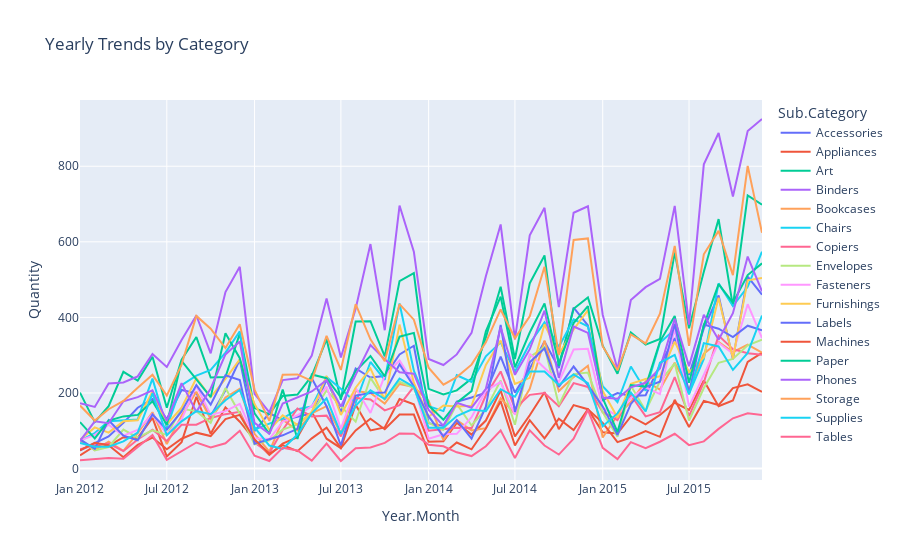

This figure's notebook cell:
### Markdown cell above
### Problem 2: Inventory Management
- Retailers that depend on seasonal shoppers have a particularly challenging job when it comes to inventory management. Your manager is making plans for next year's inventory.
- He wants you to answer the following questions:
    1. Is there any seasonal trend of inventory in the company?
    2. Is the seasonal trend the same for different categories?

- ***Hint:*** For each order, it has an attribute called `Quantity` that indicates the number of product in the order. If an order contains more than one product, there will be multiple observations of the same order.

### Code cell
orders['Order.Date'] = pd.to_datetime(orders['Order.Date'])
orders['Ship.Date'] = pd.to_datetime(orders['Ship.Date'])
orders['Year.Month'] = orders['Order.Date'].dt.strftime('%Y-%m')
yearly_trends = orders.groupby(['Year.Month','Sub.Category']).agg('sum')
yearly_trends = yearly_trends.reset_index()
fig = px.line(yearly_trends, x = 'Year.Month',
              y = 'Quantity',
              color='Sub.Category',
             title = 'Yearly Trends by Category')
fig.show()

### Figure 1 — Plotly figure (JSON) as saved in the notebook; plotly's stock layout.template omitted (floating-point values rounded to 4 significant figures)
{"data": [{"hovertemplate": "Sub.Category=Accessories<br>Year.Month=%{x}<br>Quantity=%{y}<extra></extra>", "legendgroup": "Accessories", "line": {"color": "#636efa", "dash": "solid"}, "marker": {"symbol": "circle"}, "mode": "lines", "name": "Accessories", "orientation": "v", "showlegend": true, "type": "scatter", "x": ["2012-01", "2012-02", "2012-03", "2012-04", "2012-05", "2012-06", "2012-07", "2012-08", "2012-09", "2012-10", "2012-11", "2012-12", "2013-01", "2013-02", "2013-03", "2013-04", "2013-05", "2013-06", "2013-07", "2013-08", "2013-09", "2013-10", "2013-11", "2013-12", "2014-01", "2014-02", "2014-03", "2014-04", "2014-05", "2014-06", "2014-07", "2014-08", "2014-09", "2014-10", "2014-11", "2014-12", "2015-01", "2015-02", "2015-03", "2015-04", "2015-05", "2015-06", "2015-07", "2015-08", "2015-09", "2015-10", "2015-11", "2015-12"], "xaxis": "x", "y": [48, 68, 85, 121, 161, 184, 131, 208, 199, 139, 207, 288, 99, 147, 128, 137, 146, 235, 150, 265, 241, 245, 302, 325, 120, 113, 177, 188, 201, 296, 201, 264, 336, 266, 426, 379, 181, 200, 192, 194, 274, 345, 248, 371, 458, 289, 508, 460], "yaxis": "y"}, {"hovertemplate": "Sub.Category=Appliances<br>Year.Month=%{x}<br>Quantity=%{y}<extra></extra>", "legendgroup": "Appliances", "line": {"color": "#EF553B", "dash": "solid"}, "marker": {"symbol": "circle"}, "mode": "lines", "name": "Appliances", "orientation": "v", "showlegend": true, "type": "scatter", "x": ["2012-01", "2012-02", "2012-03", "2012-04", "2012-05", "2012-06", "2012-07", "2012-08", "2012-09", "2012-10", "2012-11", "2012-12", "2013-01", "2013-02", "2013-03", "2013-04", "2013-05", "2013-06", "2013-07", "2013-08", "2013-09", "2013-10", "2013-11", "2013-12", "2014-01", "2014-02", "2014-03", "2014-04", "2014-05", "2014-06", "2014-07", "2014-08", "2014-09", "2014-10", "2014-11", "2014-12", "2015-01", "2015-02", "2015-03", "2015-04", "2015-05", "2015-06", "2015-07", "2015-08", "2015-09", "2015-10", "2015-11", "2015-12"], "xaxis": "x", "y": [35, 60, 60, 83, 81, 134, 32, 70, 190, 92, 162, 124, 76, 36, 66, 83, 150, 79, 54, 169, 101, 109, 184, 170, 71, 72, 121, 90, 127, 207, 85, 141, 202, 104, 168, 157, 96, 93, 138, 117, 142, 174, 155, 233, 165, 180, 282, 306], "yaxis": "y"}, {"hovertemplate": "Sub.Category=Art<br>Year.Month=%{x}<br>Quantity=%{y}<extra></extra>", "legendgroup": "Art", "line": {"color": "#00cc96", "dash": "solid"}, "marker": {"symbol": "circle"}, "mode": "lines", "name": "Art", "orientation": "v", "showlegend": true, "type": "scatter", "x": ["2012-01", "2012-02", "2012-03", "2012-04", "2012-05", "2012-06", "2012-07", "2012-08", "2012-09", "2012-10", "2012-11", "2012-12", "2013-01", "2013-02", "2013-03", "2013-04", "2013-05", "2013-06", "2013-07", "2013-08", "2013-09", "2013-10", "2013-11", "2013-12", "2014-01", "2014-02", "2014-03", "2014-04", "2014-05", "2014-06", "2014-07", "2014-08", "2014-09", "2014-10", "2014-11", "2014-12", "2015-01", "2015-02", "2015-03", "2015-04", "2015-05", "2015-06", "2015-07", "2015-08", "2015-09", "2015-10", "2015-11", "2015-12"], "xaxis": "x", "y": [201, 123, 165, 256, 233, 296, 161, 288, 348, 241, 242, 357, 160, 144, 192, 196, 245, 342, 182, 389, 390, 297, 496, 517, 211, 196, 207, 238, 347, 481, 290, 490, 564, 272, 423, 453, 325, 251, 360, 328, 343, 572, 371, 521, 660, 430, 723, 698], "yaxis": "y"}, {"hovertemplate": "Sub.Category=Binders<br>Year.Month=%{x}<br>Quantity=%{y}<extra></extra>", "legendgroup": "Binders", "line": {"color": "#ab63fa", "dash": "solid"}, "marker": {"symbol": "circle"}, "mode": "lines", "name": "Binders", "orientation": "v", "showlegend": true, "type": "scatter", "x": ["2012-01", "2012-02", "2012-03", "2012-04", "2012-05", "2012-06", "2012-07", "2012-08", "2012-09", "2012-10", "2012-11", "2012-12", "2013-01", "2013-02", "2013-03", "2013-04", "2013-05", "2013-06", "2013-07", "2013-08", "2013-09", "2013-10", "2013-11", "2013-12", "2014-01", "2014-02", "2014-03", "2014-04", "2014-05", "2014-06", "2014-07", "2014-08", "2014-09", "2014-10", "2014-11", "2014-12", "2015-01", "2015-02", "2015-03", "2015-04", "2015-05", "2015-06", "2015-07", "2015-08", "2015-09", "2015-10", "2015-11", "2015-12"], "xaxis": "x", "y": [173, 163, 225, 228, 244, 303, 269, 340, 405, 305, 467, 534, 198, 149, 234, 239, 299, 450, 294, 423, 594, 366, 696, 574, 290, 274, 302, 359, 509, 646, 342, 617, 690, 427, 677, 694, 407, 262, 446, 480, 502, 695, 381, 805, 888, 720, 893, 925], "yaxis": "y"}, {"hovertemplate": "Sub.Category=Bookcases<br>Year.Month=%{x}<br>Quantity=%{y}<extra></extra>", "legendgroup": "Bookcases", "line": {"color": "#FFA15A", "dash": "solid"}, "marker": {"symbol": "circle"}, "mode": "lines", "name": "Bookcases", "orientation": "v", "showlegend": true, "type": "scatter", "x": ["2012-01", "2012-02", "2012-03", "2012-04", "2012-05", "2012-06", "2012-07", "2012-08", "2012-09", "2012-10", "2012-11", "2012-12", "2013-01", "2013-02", "2013-03", "2013-04", "2013-05", "2013-06", "2013-07", "2013-08", "2013-09", "2013-10", "2013-11", "2013-12", "2014-01", "2014-02", "2014-03", "2014-04", "2014-05", "2014-06", "2014-07", "2014-08", "2014-09", "2014-10", "2014-11", "2014-12", "2015-01", "2015-02", "2015-03", "2015-04", "2015-05", "2015-06", "2015-07", "2015-08", "2015-09", "2015-10", "2015-11", "2015-12"], "xaxis": "x", "y": [74, 49, 71, 47, 94, 149, 65, 140, 203, 131, 188, 211, 92, 45, 129, 101, 146, 165, 93, 205, 200, 172, 224, 216, 179, 75, 128, 101, 107, 186, 145, 211, 339, 205, 242, 272, 82, 141, 176, 231, 209, 280, 209, 304, 335, 308, 328, 307], "yaxis": "y"}, {"hovertemplate": "Sub.Category=Chairs<br>Year.Month=%{x}<br>Quantity=%{y}<extra></extra>", "legendgroup": "Chairs", "line": {"color": "#19d3f3", "dash": "solid"}, "marker": {"symbol": "circle"}, "mode": "lines", "name": "Chairs", "orientation": "v", "showlegend": true, "type": "scatter", "x": ["2012-01", "2012-02", "2012-03", "2012-04", "2012-05", "2012-06", "2012-07", "2012-08", "2012-09", "2012-10", "2012-11", "2012-12", "2013-01", "2013-02", "2013-03", "2013-04", "2013-05", "2013-06", "2013-07", "2013-08", "2013-09", "2013-10", "2013-11", "2013-12", "2014-01", "2014-02", "2014-03", "2014-04", "2014-05", "2014-06", "2014-07", "2014-08", "2014-09", "2014-10", "2014-11", "2014-12", "2015-01", "2015-02", "2015-03", "2015-04", "2015-05", "2015-06", "2015-07", "2015-08", "2015-09", "2015-10", "2015-11", "2015-12"], "xaxis": "x", "y": [74, 94, 125, 128, 130, 238, 108, 221, 246, 261, 307, 363, 103, 119, 132, 157, 164, 242, 211, 174, 282, 235, 437, 259, 165, 152, 247, 229, 297, 334, 257, 331, 387, 322, 395, 376, 218, 176, 270, 206, 333, 368, 198, 290, 490, 430, 481, 574], "yaxis": "y"}, {"hovertemplate": "Sub.Category=Copiers<br>Year.Month=%{x}<br>Quantity=%{y}<extra></extra>", "legendgroup": "Copiers", "line": {"color": "#FF6692", "dash": "solid"}, "marker": {"symbol": "circle"}, "mode": "lines", "name": "Copiers", "orientation": "v", "showlegend": true, "type": "scatter", "x": ["2012-01", "2012-02", "2012-03", "2012-04", "2012-05", "2012-06", "2012-07", "2012-08", "2012-09", "2012-10", "2012-11", "2012-12", "2013-01", "2013-02", "2013-03", "2013-04", "2013-05", "2013-06", "2013-07", "2013-08", "2013-09", "2013-10", "2013-11", "2013-12", "2014-01", "2014-02", "2014-03", "2014-04", "2014-05", "2014-06", "2014-07", "2014-08", "2014-09", "2014-10", "2014-11", "2014-12", "2015-01", "2015-02", "2015-03", "2015-04", "2015-05", "2015-06", "2015-07", "2015-08", "2015-09", "2015-10", "2015-11", "2015-12"], "xaxis": "x", "y": [51, 62, 66, 46, 77, 103, 73, 116, 116, 134, 144, 150, 69, 41, 102, 159, 138, 140, 85, 187, 183, 154, 168, 217, 100, 104, 108, 107, 194, 257, 159, 195, 200, 165, 226, 216, 149, 128, 195, 138, 149, 242, 139, 228, 352, 316, 305, 301], "yaxis": "y"}, {"hovertemplate": "Sub.Category=Envelopes<br>Year.Month=%{x}<br>Quantity=%{y}<extra></extra>", "legendgroup": "Envelopes", "line": {"color": "#B6E880", "dash": "solid"}, "marker": {"symbol": "circle"}, "mode": "lines", "name": "Envelopes", "orientation": "v", "showlegend": true, "type": "scatter", "x": ["2012-01", "2012-02", "2012-03", "2012-04", "2012-05", "2012-06", "2012-07", "2012-08", "2012-09", "2012-10", "2012-11", "2012-12", "2013-01", "2013-02", "2013-03", "2013-04", "2013-05", "2013-06", "2013-07", "2013-08", "2013-09", "2013-10", "2013-11", "2013-12", "2014-01", "2014-02", "2014-03", "2014-04", "2014-05", "2014-06", "2014-07", "2014-08", "2014-09", "2014-10", "2014-11", "2014-12", "2015-01", "2015-02", "2015-03", "2015-04", "2015-05", "2015-06", "2015-07", "2015-08", "2015-09", "2015-10", "2015-11", "2015-12"], "xaxis": "x", "y": [79, 48, 57, 103, 82, 101, 89, 158, 152, 121, 213, 145, 64, 75, 103, 117, 147, 207, 165, 124, 240, 183, 230, 213, 121, 102, 171, 114, 157, 233, 116, 295, 322, 168, 250, 254, 149, 84, 219, 153, 231, 278, 127, 213, 280, 290, 326, 341], "yaxis": "y"}, {"hovertemplate": "Sub.Category=Fasteners<br>Year.Month=%{x}<br>Quantity=%{y}<extra></extra>", "legendgroup": "Fasteners", "line": {"color": "#FF97FF", "dash": "solid"}, "marker": {"symbol": "circle"}, "mode": "lines", "name": "Fasteners", "orientation": "v", "showlegend": true, "type": "scatter", "x": ["2012-01", "2012-02", "2012-03", "2012-04", "2012-05", "2012-06", "2012-07", "2012-08", "2012-09", "2012-10", "2012-11", "2012-12", "2013-01", "2013-02", "2013-03", "2013-04", "2013-05", "2013-06", "2013-07", "2013-08", "2013-09", "2013-10", "2013-11", "2013-12", "2014-01", "2014-02", "2014-03", "2014-04", "2014-05", "2014-06", "2014-07", "2014-08", "2014-09", "2014-10", "2014-11", "2014-12", "2015-01", "2015-02", "2015-03", "2015-04", "2015-05", "2015-06", "2015-07", "2015-08", "2015-09", "2015-10", "2015-11", "2015-12"], "xaxis": "x", "y": [74, 89, 116, 87, 102, 144, 91, 130, 219, 142, 152, 171, 80, 78, 124, 141, 165, 217, 105, 213, 147, 246, 286, 224, 79, 91, 92, 136, 206, 229, 143, 304, 266, 229, 315, 317, 161, 140, 187, 215, 197, 372, 164, 248, 333, 304, 435, 345], "yaxis": "y"}, {"hovertemplate": "Sub.Category=Furnishings<br>Year.Month=%{x}<br>Quantity=%{y}<extra></extra>", "legendgroup": "Furnishings", "line": {"color": "#FECB52", "dash": "solid"}, "marker": {"symbol": "circle"}, "mode": "lines", "name": "Furnishings", "orientation": "v", "showlegend": true, "type": "scatter", "x": ["2012-01", "2012-02", "2012-03", "2012-04", "2012-05", "2012-06", "2012-07", "2012-08", "2012-09", "2012-10", "2012-11", "2012-12", "2013-01", "2013-02", "2013-03", "2013-04", "2013-05", "2013-06", "2013-07", "2013-08", "2013-09", "2013-10", "2013-11", "2013-12", "2014-01", "2014-02", "2014-03", "2014-04", "2014-05", "2014-06", "2014-07", "2014-08", "2014-09", "2014-10", "2014-11", "2014-12", "2015-01", "2015-02", "2015-03", "2015-04", "2015-05", "2015-06", "2015-07", "2015-08", "2015-09", "2015-10", "2015-11", "2015-12"], "xaxis": "x", "y": [76, 109, 95, 125, 128, 204, 117, 161, 239, 189, 237, 289, 171, 102, 141, 116, 150, 245, 142, 214, 265, 182, 381, 227, 137, 167, 164, 166, 274, 339, 224, 240, 382, 302, 368, 419, 205, 135, 224, 237, 244, 336, 255, 294, 452, 292, 498, 504], "yaxis": "y"}, {"hovertemplate": "Sub.Category=Labels<br>Year.Month=%{x}<br>Quantity=%{y}<extra></extra>", "legendgroup": "Labels", "line": {"color": "#636efa", "dash": "solid"}, "marker": {"symbol": "circle"}, "mode": "lines", "name": "Labels", "orientation": "v", "showlegend": true, "type": "scatter", "x": ["2012-01", "2012-02", "2012-03", "2012-04", "2012-05", "2012-06", "2012-07", "2012-08", "2012-09", "2012-10", "2012-11", "2012-12", "2013-01", "2013-02", "2013-03", "2013-04", "2013-05", "2013-06", "2013-07", "2013-08", "2013-09", "2013-10", "2013-11", "2013-12", "2014-01", "2014-02", "2014-03", "2014-04", "2014-05", "2014-06", "2014-07", "2014-08", "2014-09", "2014-10", "2014-11", "2014-12", "2015-01", "2015-02", "2015-03", "2015-04", "2015-05", "2015-06", "2015-07", "2015-08", "2015-09", "2015-10", "2015-11", "2015-12"], "xaxis": "x", "y": [77, 52, 128, 87, 75, 143, 103, 151, 221, 169, 247, 234, 66, 78, 88, 105, 239, 165, 61, 193, 200, 201, 276, 217, 138, 85, 128, 79, 164, 380, 150, 281, 318, 216, 270, 221, 164, 89, 171, 216, 230, 383, 199, 381, 370, 348, 378, 366], "yaxis": "y"}, {"hovertemplate": "Sub.Category=Machines<br>Year.Month=%{x}<br>Quantity=%{y}<extra></extra>", "legendgroup": "Machines", "line": {"color": "#EF553B", "dash": "solid"}, "marker": {"symbol": "circle"}, "mode": "lines", "name": "Machines", "orientation": "v", "showlegend": true, "type": "scatter", "x": ["2012-01", "2012-02", "2012-03", "2012-04", "2012-05", "2012-06", "2012-07", "2012-08", "2012-09", "2012-10", "2012-11", "2012-12", "2013-01", "2013-02", "2013-03", "2013-04", "2013-05", "2013-06", "2013-07", "2013-08", "2013-09", "2013-10", "2013-11", "2013-12", "2014-01", "2014-02", "2014-03", "2014-04", "2014-05", "2014-06", "2014-07", "2014-08", "2014-09", "2014-10", "2014-11", "2014-12", "2015-01", "2015-02", "2015-03", "2015-04", "2015-05", "2015-06", "2015-07", "2015-08", "2015-09", "2015-10", "2015-11", "2015-12"], "xaxis": "x", "y": [48, 68, 62, 30, 63, 82, 51, 79, 95, 86, 131, 142, 77, 39, 62, 46, 80, 108, 54, 101, 132, 104, 143, 143, 42, 40, 69, 51, 106, 178, 61, 128, 80, 132, 102, 157, 121, 70, 82, 99, 84, 182, 110, 179, 168, 213, 223, 203], "yaxis": "y"}, {"hovertemplate": "Sub.Category=Paper<br>Year.Month=%{x}<br>Quantity=%{y}<extra></extra>", "legendgroup": "Paper", "line": {"color": "#00cc96", "dash": "solid"}, "marker": {"symbol": "circle"}, "mode": "lines", "name": "Paper", "orientation": "v", "showlegend": true, "type": "scatter", "x": ["2012-01", "2012-02", "2012-03", "2012-04", "2012-05", "2012-06", "2012-07", "2012-08", "2012-09", "2012-10", "2012-11", "2012-12", "2013-01", "2013-02", "2013-03", "2013-04", "2013-05", "2013-06", "2013-07", "2013-08", "2013-09", "2013-10", "2013-11", "2013-12", "2014-01", "2014-02", "2014-03", "2014-04", "2014-05", "2014-06", "2014-07", "2014-08", "2014-09", "2014-10", "2014-11", "2014-12", "2015-01", "2015-02", "2015-03", "2015-04", "2015-05", "2015-06", "2015-07", "2015-08", "2015-09", "2015-10", "2015-11", "2015-12"], "xaxis": "x", "y": [123, 80, 127, 138, 142, 178, 116, 285, 236, 189, 358, 292, 146, 92, 209, 78, 249, 239, 188, 258, 298, 244, 349, 359, 167, 129, 174, 205, 363, 455, 268, 360, 437, 277, 385, 430, 186, 97, 221, 217, 336, 404, 227, 379, 488, 439, 512, 543], "yaxis": "y"}, {"hovertemplate": "Sub.Category=Phones<br>Year.Month=%{x}<br>Quantity=%{y}<extra></extra>", "legendgroup": "Phones", "line": {"color": "#ab63fa", "dash": "solid"}, "marker": {"symbol": "circle"}, "mode": "lines", "name": "Phones", "orientation": "v", "showlegend": true, "type": "scatter", "x": ["2012-01", "2012-02", "2012-03", "2012-04", "2012-05", "2012-06", "2012-07", "2012-08", "2012-09", "2012-10", "2012-11", "2012-12", "2013-01", "2013-02", "2013-03", "2013-04", "2013-05", "2013-06", "2013-07", "2013-08", "2013-09", "2013-10", "2013-11", "2013-12", "2014-01", "2014-02", "2014-03", "2014-04", "2014-05", "2014-06", "2014-07", "2014-08", "2014-09", "2014-10", "2014-11", "2014-12", "2015-01", "2015-02", "2015-03", "2015-04", "2015-05", "2015-06", "2015-07", "2015-08", "2015-09", "2015-10", "2015-11", "2015-12"], "xaxis": "x", "y": [73, 125, 120, 178, 189, 207, 126, 226, 150, 212, 302, 336, 121, 92, 172, 188, 204, 234, 164, 248, 327, 289, 255, 251, 155, 113, 174, 161, 211, 374, 248, 316, 418, 240, 376, 359, 188, 185, 215, 227, 265, 396, 271, 407, 341, 411, 561, 469], "yaxis": "y"}, {"hovertemplate": "Sub.Category=Storage<br>Year.Month=%{x}<br>Quantity=%{y}<extra></extra>", "legendgroup": "Storage", "line": {"color": "#FFA15A", "dash": "solid"}, "marker": {"symbol": "circle"}, "mode": "lines", "name": "Storage", "orientation": "v", "showlegend": true, "type": "scatter", "x": ["2012-01", "2012-02", "2012-03", "2012-04", "2012-05", "2012-06", "2012-07", "2012-08", "2012-09", "2012-10", "2012-11", "2012-12", "2013-01", "2013-02", "2013-03", "2013-04", "2013-05", "2013-06", "2013-07", "2013-08", "2013-09", "2013-10", "2013-11", "2013-12", "2014-01", "2014-02", "2014-03", "2014-04", "2014-05", "2014-06", "2014-07", "2014-08", "2014-09", "2014-10", "2014-11", "2014-12", "2015-01", "2015-02", "2015-03", "2015-04", "2015-05", "2015-06", "2015-07", "2015-08", "2015-09", "2015-10", "2015-11", "2015-12"], "xaxis": "x", "y": [167, 127, 157, 179, 214, 248, 193, 275, 404, 370, 319, 382, 209, 126, 248, 249, 232, 351, 261, 435, 342, 284, 435, 394, 267, 222, 242, 275, 334, 421, 345, 403, 534, 300, 605, 609, 323, 260, 355, 331, 410, 589, 325, 567, 629, 512, 801, 624], "yaxis": "y"}, {"hovertemplate": "Sub.Category=Supplies<br>Year.Month=%{x}<br>Quantity=%{y}<extra></extra>", "legendgroup": "Supplies", "line": {"color": "#19d3f3", "dash": "solid"}, "marker": {"symbol": "circle"}, "mode": "lines", "name": "Supplies", "orientation": "v", "showlegend": true, "type": "scatter", "x": ["2012-01", "2012-02", "2012-03", "2012-04", "2012-05", "2012-06", "2012-07", "2012-08", "2012-09", "2012-10", "2012-11", "2012-12", "2013-01", "2013-02", "2013-03", "2013-04", "2013-05", "2013-06", "2013-07", "2013-08", "2013-09", "2013-10", "2013-11", "2013-12", "2014-01", "2014-02", "2014-03", "2014-04", "2014-05", "2014-06", "2014-07", "2014-08", "2014-09", "2014-10", "2014-11", "2014-12", "2015-01", "2015-02", "2015-03", "2015-04", "2015-05", "2015-06", "2015-07", "2015-08", "2015-09", "2015-10", "2015-11", "2015-12"], "xaxis": "x", "y": [68, 58, 58, 72, 95, 199, 88, 125, 152, 144, 181, 208, 109, 61, 52, 90, 146, 186, 92, 166, 207, 184, 238, 216, 108, 108, 139, 156, 152, 210, 190, 257, 257, 221, 249, 226, 112, 146, 201, 151, 280, 301, 196, 332, 323, 261, 306, 405], "yaxis": "y"}, {"hovertemplate": "Sub.Category=Tables<br>Year.Month=%{x}<br>Quantity=%{y}<extra></extra>", "legendgroup": "Tables", "line": {"color": "#FF6692", "dash": "solid"}, "marker": {"symbol": "circle"}, "mode": "lines", "name": "Tables", "orientation": "v", "showlegend": true, "type": "scatter", "x": ["2012-01", "2012-02", "2012-03", "2012-04", "2012-05", "2012-06", "2012-07", "2012-08", "2012-09", "2012-10", "2012-11", "2012-12", "2013-01", "2013-02", "2013-03", "2013-04", "2013-05", "2013-06", "2013-07", "2013-08", "2013-09", "2013-10", "2013-11", "2013-12", "2014-01", "2014-02", "2014-03", "2014-04", "2014-05", "2014-06", "2014-07", "2014-08", "2014-09", "2014-10", "2014-11", "2014-12", "2015-01", "2015-02", "2015-03", "2015-04", "2015-05", "2015-06", "2015-07", "2015-08", "2015-09", "2015-10", "2015-11", "2015-12"], "xaxis": "x", "y": [22, 26, 28, 26, 57, 89, 23, 47, 69, 56, 67, 100, 34, 20, 55, 48, 21, 66, 20, 54, 56, 68, 93, 92, 63, 59, 43, 33, 59, 101, 28, 101, 61, 37, 79, 155, 55, 25, 70, 54, 71, 92, 62, 72, 105, 133, 146, 142], "yaxis": "y"}], "layout": {"legend": {"title": {"text": "Sub.Category"}, "tracegroupgap": 0}, "title": {"text": "Yearly Trends by Category"}, "xaxis": {"anchor": "y", "domain": [0, 1], "title": {"text": "Year.Month"}}, "yaxis": {"anchor": "x", "domain": [0, 1], "title": {"text": "Quantity"}}}}
